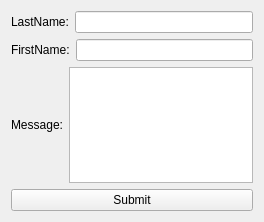
<?xml version="1.0" encoding="UTF-8"?>
<ui version="4.0">
 <class>Widget</class>
 <widget class="QWidget" name="Widget">
  <property name="geometry">
   <rect>
    <x>0</x>
    <y>0</y>
    <width>264</width>
    <height>222</height>
   </rect>
  </property>
  <property name="windowTitle">
   <string>Widget</string>
  </property>
  <layout class="QVBoxLayout" name="verticalLayout">
   <item>
    <layout class="QHBoxLayout" name="horizontalLayout">
     <item>
      <widget class="QLabel" name="label">
       <property name="text">
        <string>LastName:</string>
       </property>
      </widget>
     </item>
     <item>
      <widget class="QLineEdit" name="lastNameLineEdit"/>
     </item>
    </layout>
   </item>
   <item>
    <layout class="QHBoxLayout" name="horizontalLayout_2">
     <item>
      <widget class="QLabel" name="label_2">
       <property name="text">
        <string>FirstName:</string>
       </property>
      </widget>
     </item>
     <item>
      <widget class="QLineEdit" name="firstNameLineEdit"/>
     </item>
    </layout>
   </item>
   <item>
    <layout class="QHBoxLayout" name="horizontalLayout_3">
     <item>
      <widget class="QLabel" name="label_3">
       <property name="text">
        <string>Message:</string>
       </property>
      </widget>
     </item>
     <item>
      <widget class="QTextEdit" name="messageTextEdit"/>
     </item>
    </layout>
   </item>
   <item>
    <widget class="QPushButton" name="submitButton">
     <property name="text">
      <string>Submit</string>
     </property>
    </widget>
   </item>
  </layout>
 </widget>
 <resources/>
 <connections/>
</ui>
